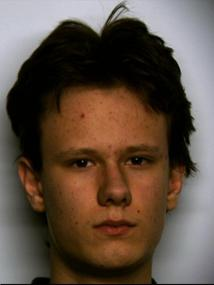
#> input picture colorImages/face.jpg, 214 x 285 px
$ python preprocessing.py ../../colorImages/face.jpg
#> lines starting #> are read from the running program, lines starting #| are printed output that depends on the picture
### FingerPrinteRecognition/imageprocess/image_process_utils.py
import cv2
import numpy as np

# [35 lines left out: functions unsharp_masking, block_process_overlap, block_process, crop_image_sides, not called in this run]

def crop_around_center(image, width, height):
    """
    Given a NumPy / OpenCV 2 image, crops it to the given width and height,
    around it's centre point
    """

    image_size = (image.shape[1], image.shape[0])
    image_center = (int(image_size[0] * 0.5), int(image_size[1] * 0.5))

    if(width > image_size[0]):
        width = image_size[0]

    if(height > image_size[1]):
        height = image_size[1]

    x1 = int(image_center[0] - width * 0.5)
    x2 = int(image_center[0] + width * 0.5)
    y1 = int(image_center[1] - height * 0.5)
    y2 = int(image_center[1] + height * 0.5)

    return image[y1:y2, x1:x2]

def contrast_streching(image):

    image = image.astype('uint8')
    high = np.max(image)
    low = np.min(image)

    x = np.linspace(0,255,256);

    declive = 255./(high - low);
    ordenada = - declive * low;

    # build LUT table
    table = declive * x + ordenada;
    table[0:low] = 0;
    table[high:256] = 255;

    table = np.array([table.astype('uint8')])
    image_enchanted = cv2.LUT(image,table)

    return image_enchanted

# [20 lines left out: functions binarize_mean, sliding_window, not called in this run]

def invertChannels(img):
    b,g,r = cv2.split(img) # split channels
    return cv2.merge((r,g,b)) # merge in rgb order to display with matplotlib


# power law tranformation
# [18 lines left out: functions power_law_lut, mse, not called in this run]

### FingerPrinteRecognition/imageprocess/frequency_filters.py
import numpy as np
import cv2
import argparse
import preprocessing


def blpf(fimage, thresh, n):
    d = np.zeros_like(fimage)
    h = np.zeros_like(fimage)

    r = fimage.shape[0]
    c = fimage.shape[1]
    for i in range(r):
        for j in range(c):
            d[i,j] = np.sqrt((i - r/2)**2 + (j - c/2)**2)
            h[i,j] = 1 / (1 + (d[i,j]/thresh)**(2 * n))

    res = h * fimage
    return res

# [53 lines left out: functions low_pass_filter, high_pass_filter, main, not called in this run]


# [2 lines that do not run on import are left out]

### FingerPrinteRecognition/imageprocess/preprocessing.py
import cv2
import numpy as np
import image_process_utils
import frequency_filters
import argparse


class PreProcessFingerImage():

    # [35 lines left out: functions __init__, process_image, not called in this run]

    def get_original_image(self):
        return self.image

    def get_preprocessed_image(self):
        return self.image_pre

    def get_original_image(self):
        return self.image


# [17 lines left out: function main, not called in this run]
#> in __init__, img is the input picture: shape (285, 214, 3); mean B, G, R 66.6, 78.8, 94.8
    pre_processor.process_image()
#> in process_image, `image_pre = cv2.cvtColor(self.image, cv2.COLOR_BGR2GRAY)`:
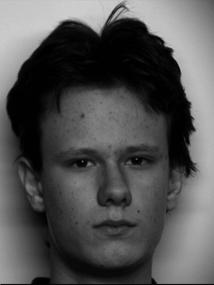
#> image_pre: shape (285, 214); min 0, max 210, mean 82.1
#> in crop_around_center, `return image[y1:y2, x1:x2]`:
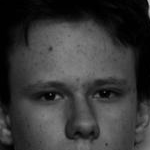
#> returned value: shape (150, 150); min 0, max 181, mean 56.4
#> in process_image, `image_pre = cv2.idft( f_ishift, flags=cv2.DFT_SCALE | cv2.DFT_REAL_OUT..`:
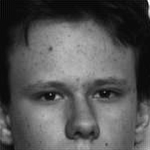
#> image_pre: shape (150, 150) float32; min -7.73, max 182.8, mean 56.4; drawn with min black and max white
#> in contrast_streching, `high = np.max(image)`: high = 255
#> in contrast_streching, `low = np.min(image)`: low = 0
#> in contrast_streching, `declive = 255./(high - low);`: declive = 1
#> in contrast_streching, `ordenada = - declive * low;`: ordenada = 0
#> in contrast_streching, `table = declive * x + ordenada;`: table = 256 values from 0 to 255
    image_original = pre_processor.get_original_image()
    cv2.imshow('Original Image', image_original)

    image = pre_processor.get_preprocessed_image()

    cv2.imshow('Pre Processed Image', image)
    cv2.waitKey()

if __name__ == '__main__':
    main()

$ run again, on colorImages/iris_2.jpg
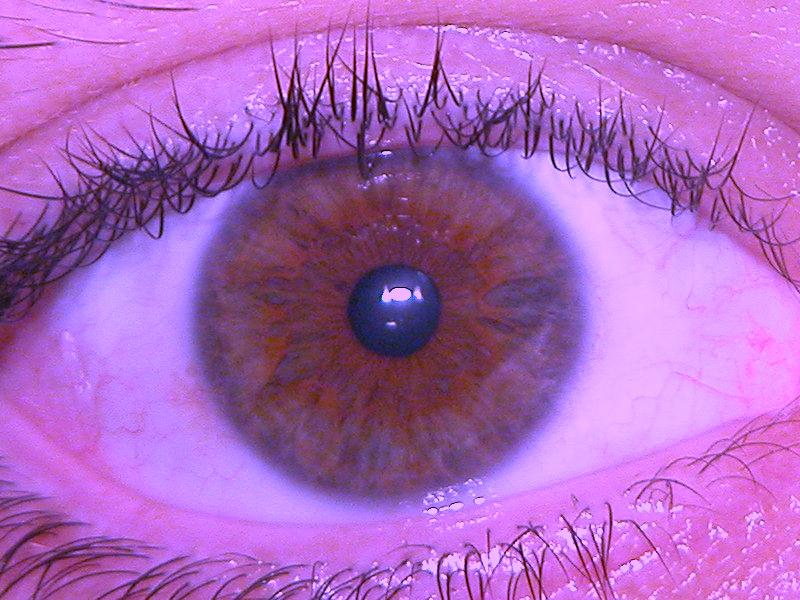
#> input picture colorImages/iris_2.jpg, 800 x 600 px
#> in __init__, img is the input picture: shape (600, 800, 3); mean B, G, R 188.6, 102.6, 172.2
#> in process_image, `image_pre = cv2.cvtColor(self.image, cv2.COLOR_BGR2GRAY)`:
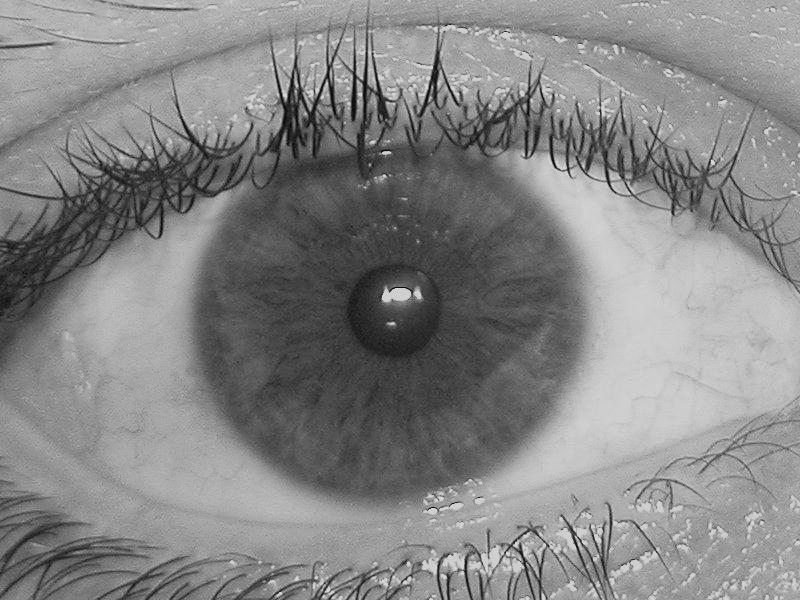
#> image_pre: shape (600, 800); min 6, max 232, mean 133.2
#> in crop_around_center, `return image[y1:y2, x1:x2]`:
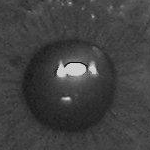
#> returned value: shape (150, 150); min 8, max 232, mean 64.9
#> high = 226
#> low = 16
#> declive = 1.21
#> ordenada = -19.43
#> table = 256 values from -19.43 to 290.2
